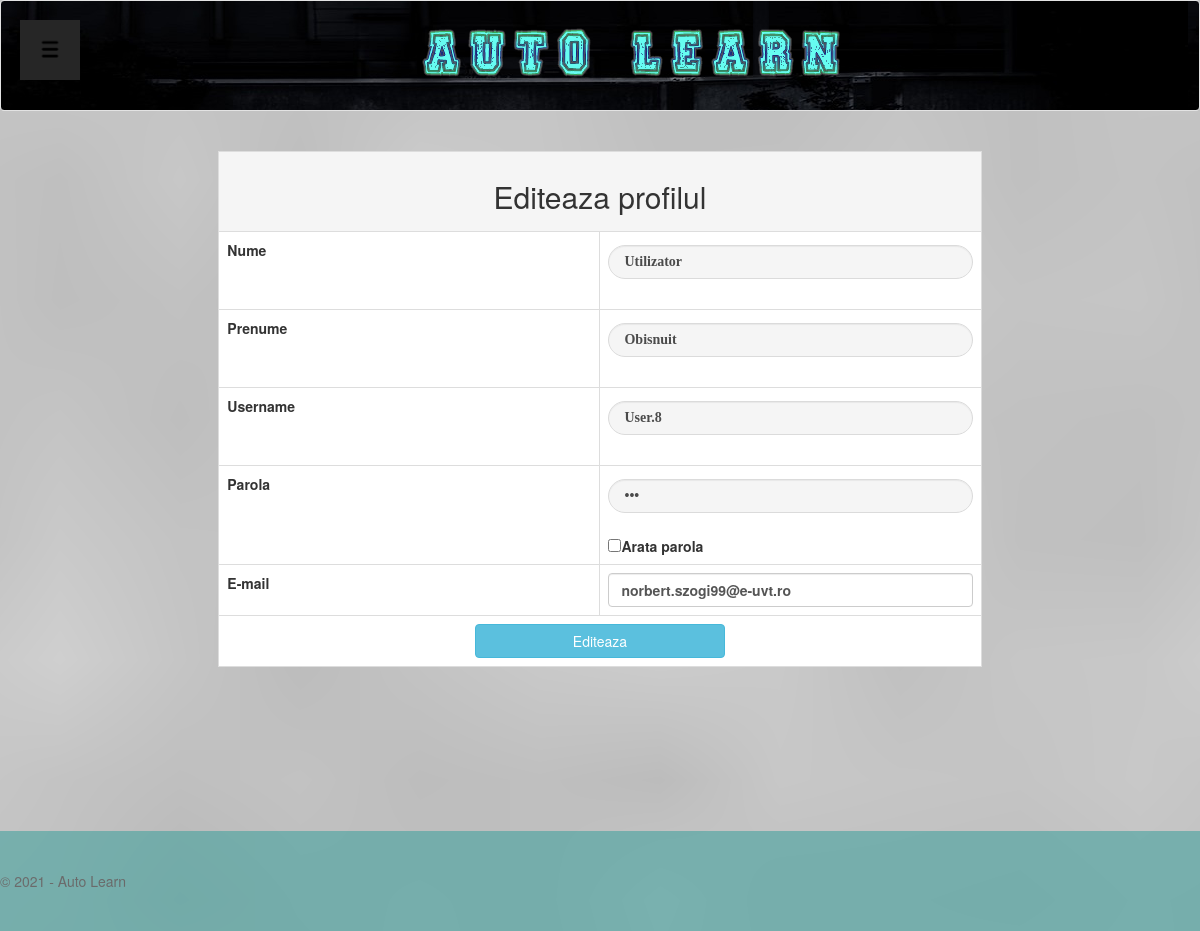
/php/editProfile.php (signed in), run on the app's committed database.
### tables this page shows
CREATE TABLE `users` (
  `user_id` varchar(255) NOT NULL,
  `first_name` varchar(255) NOT NULL,
  `last_name` varchar(255) NOT NULL,
  `email` varchar(255) NOT NULL,
  `pass` varchar(255) NOT NULL,
  `username` varchar(255) NOT NULL
);

### php/editProfile.php (the view, shortened to what this page needs)
<?php
if(isset($_SESSION["admin_id"])){
    include("../include/inHeaderAdmin.php");
    $session_id = $_SESSION['admin_id'];
    $query = $conn->prepare("SELECT * FROM admins WHERE admin_id=?");
    $query->execute(array($session_id));
}else{
    if(isset($_SESSION["user_id"])){
        include("../include/inHeaderUser.php");
        $session_id = $_SESSION['user_id'];
        $query = $conn->prepare("SELECT * FROM users WHERE user_id=?");
        $query->execute(array($session_id));
    }
    else{
        header("location: ../index.php");
    }
}
$res = $query->fetch();
$first_name = $res['first_name'];
$last_name = $res['last_name'];
$email = $res['email'];
$pass = $res['pass'];
$username = $res['username'];
?>
<link rel="stylesheet" type="text/css" href="../css/admin.css">
<div class="row content">
    <div class="col-sm-2">
    </div>
    <div class="col-sm-8">
        <form action="" method="POST" enctype="multipart/form-data">
            <table class="table table-bordered table-hover">
                <tr align="center">
                    <td colspan="6" class="active"><h2>Editeaza profilul</h2>
                <tr>
                    <td>Nume
                    <td><input class="form-control" type="text" name="first_name" required value="<?php echo $first_name; ?>">
                <tr>
                    <td>Prenume
                    <td><input class="form-control" type="text" name="last_name" required value="<?php echo $last_name; ?>">
                <tr>
                    <td>Username
                    <td><input class="form-control" type="text" name="username" required value="<?php echo $username; ?>">
                <tr>
                    <td>Parola
                    <td><input class="form-control" type="password" name="pass" id="mypass" required value="<?php echo $pass; ?>">
                        <input type="checkbox" onclick="show_password()"><strong>Arata parola</strong>
                <tr>
                    <td>E-mail
                    <td><input class="form-control" type="email" name="email" required value="<?php echo $email; ?>">
                <tr align="center">
                    <td colspan="6">
                        <input type="submit" class="btn btn-info" name="update" style="width: 250px;" value="Editeaza">
            </table>
        </form>
    </div>
</div>
<?php
include("../include/footer.php");

### css/admin.css (style rules this page uses)
* { box-sizing: border-box; }
html,body { height: 100%; margin: 0; }
body { background-image: url("../images/fundalAdmin.jpg"); }
body.logged { overflow-x: hidden; -webkit-background-size: cover; -moz-background-size: cover; -o-background-size: cover; background-size: cover; }
input[type=text], input[type=password] { color: black; width: 100%; padding: 15px; margin: 5px 0 22px 0; display: inline-block; border-radius: 34px; background: #f1f1f1; opacity: 70%; font-family: "Comic Sans MS"; }
table.table { background: white; border: none ; }
td { width: 50%; }
.content { min-height: 100%; margin-bottom: -100px; padding: 20px; }

### php/editProfile.php (style rules this page uses)
td { font-weight: bold; }

### data on the page
users: first_name "Utilizator", last_name "Obisnuit", username "User.8", email "norbert.szogi99@e-uvt.ro"
